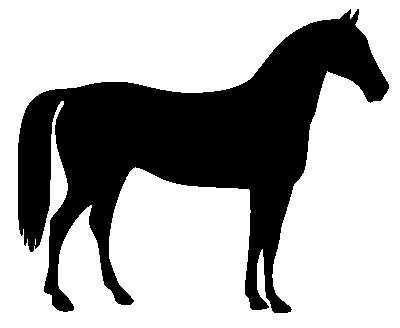
#> input picture skimage.data.horse(), 400 x 328 px
$ python dip_ch12.py   (older library calls are emulated)
#> lines starting #> are read from the running program, lines starting #| are printed output that depends on the picture; after the words box and inside, x2 and y2 are one past the last pixel; in counts of white or black regions, pixels touching at a corner belong together
"""Figures for DIP Chapter 12 - Feature Extraction.

Run:  .venv/bin/python scripts/figures/dip_ch12.py
Writes PNGs to src/assets/dip/ch12/ only. All inputs come from skimage.data
or synthetic arrays.
"""
from pathlib import Path

import matplotlib

matplotlib.use("Agg")
import cv2
import matplotlib.pyplot as plt
import numpy as np
from PIL import Image
from scipy import ndimage as ndi
from skimage import data, feature, measure, morphology, transform, util
from skimage.color import rgb2gray

OUT = Path(__file__).resolve().parents[2] / "src" / "assets" / "dip" / "ch12"
OUT.mkdir(parents=True, exist_ok=True)

plt.rcParams.update({"font.size": 11, "axes.titlesize": 12, "figure.facecolor": "white",
                     "savefig.facecolor": "white"})
DPI = 150


def save(fig, name):
    path = OUT / name
    # keep the final PNG at most ~1600 px wide
    fig.canvas.draw()
    w_in = fig.get_tightbbox(fig.canvas.get_renderer()).width + 0.2
    fig.savefig(path, dpi=min(DPI, 1590 / w_in), bbox_inches="tight")
    if path.stat().st_size > 900_000:  # photo-heavy figures: palette-quantize
        Image.open(path).convert("RGB").quantize(256, dither=Image.Dither.NONE).save(path, optimize=True)
    plt.close(fig)
    print(f"wrote {path} ({path.stat().st_size / 1024:.0f} KB)")


def horse_mask():
    """skimage's horse is black on white; return a True-inside mask."""
    m = ~data.horse()
    m = ndi.binary_fill_holes(m)
    lab = measure.label(m)
    largest = np.argmax(np.bincount(lab.ravel())[1:]) + 1
    return lab == largest


def main_contour(mask):
    cs = measure.find_contours(mask.astype(float), 0.5)
    return max(cs, key=len)  # (N, 2) as (row, col)


# ---------------------------------------------------------------- 1. boundary
def chain_code(mask, step):
    """Resample the boundary on a coarse grid and return grid nodes + Freeman 8-code."""
    small = transform.resize(mask.astype(float), (mask.shape[0] // step, mask.shape[1] // step),
                             order=0, anti_aliasing=False) > 0.5
    small = morphology.remove_small_objects(small, 20)
    small = ndi.binary_fill_holes(small)
    lab = measure.label(small)
    small = lab == (np.argmax(np.bincount(lab.ravel())[1:]) + 1)
    # Moore boundary tracing via OpenCV (CHAIN_APPROX_NONE gives every 8-connected pixel)
    cnts, _ = cv2.findContours(small.astype(np.uint8), cv2.RETR_EXTERNAL, cv2.CHAIN_APPROX_NONE)
    pts = max(cnts, key=len)[:, 0, :]  # (x, y)
    dirs = {(1, 0): 0, (1, -1): 1, (0, -1): 2, (-1, -1): 3, (-1, 0): 4, (-1, 1): 5, (0, 1): 6, (1, 1): 7}
    d = np.diff(np.vstack([pts, pts[:1]]), axis=0)
    code = [dirs[(int(dx), int(dy))] for dx, dy in d]
    return small, pts, code


def fig_boundary():
    mask = horse_mask()
#> in horse_mask, `m = ~data.horse()`: m: shape (328, 400) bool; 33.1% white; 1 white region, box (x1, y1, x2, y2) and area: (18, 9, 389, 313) 43412
#> in horse_mask, `m = ndi.binary_fill_holes(m)`: m: shape (328, 400) bool; 33.1% white; 1 white region, box (x1, y1, x2, y2) and area: (18, 9, 389, 313) 43418
#> in horse_mask, `largest = np.argmax(np.bincount(lab.ravel())[1:]) + 1`: largest = 1
    c = main_contour(mask)
#> in main_contour, `cs = measure.find_contours(mask.astype(float), 0.5)`: cs = 1 point arrays, longest 2645 points
#> c = 2645 pairs, first value 8.5 to 312.5, second value 17.5 to 388.5
    small, pts, code = chain_code(mask, 12)
#> in chain_code, `small = transform.resize(mask.astype(float), (mask.shape[0] // step, m..`: small: shape (27, 33) bool; 32.9% white; 1 white region, box (x1, y1, x2, y2) and area: (1, 1, 32, 26) 293
#> in chain_code, `small = morphology.remove_small_objects(small, 20)`: small: shape (27, 33) bool; 32.5% white; 1 white region, box (x1, y1, x2, y2) and area: (1, 1, 32, 26) 290
#> in chain_code, `small = ndi.binary_fill_holes(small)`: small: shape (27, 33) bool; 34% white; 1 white region, box (x1, y1, x2, y2) and area: (1, 1, 32, 26) 303
#> in chain_code, `lab = measure.label(small)`: lab: shape (27, 33) int32; values 0 (black) and 1 (white), 34% white; 1 white region
#> in chain_code, `cnts, _ = cv2.findContours(small.astype(np.uint8), cv2.RETR_EXTERNAL, ..`: cnts = 1 contour; box (x1, y1, x2, y2) and area: (1, 1, 32, 26) 240
#> in chain_code, `pts = max(cnts, key=len)[:, 0, :]`: pts = 123 pairs, first value 1 to 31, second value 1 to 25
#> in chain_code, `d = np.diff(np.vstack([pts, pts[:1]]), axis=0)`: d = 123 pairs, first value -1 to 1, second value -1 to 1
#> in chain_code, `code = [dirs[(int(dx), int(dy))] for dx, dy in d]`: code = 123 values, max 7 at index 36, min 0 at index 70, mean 3.59
    poly_fine = measure.approximate_polygon(c, tolerance=2.0)
#> poly_fine = 93 pairs, first value 8.5 to 312.5, second value 17.5 to 388.5
    poly_coarse = measure.approximate_polygon(c, tolerance=12.0)
#> poly_coarse = 29 pairs, first value 8.5 to 312.5, second value 17.5 to 388.5
    skel = morphology.skeletonize(mask)
#> skel: shape (328, 400) bool; 0.9% white in thin lines or dots, all inside (x1, y1, x2, y2) = (21, 9, 375, 310)

    fig, ax = plt.subplots(1, 4, figsize=(15, 4.2))
    ax[0].imshow(small, cmap="gray_r", alpha=0.25)
    ax[0].plot(pts[:, 0], pts[:, 1], "-o", ms=2.5, lw=1, color="tab:blue")
    ax[0].set_title(f"8-direction chain code\n(grid 12 px, {len(code)} links)")
    ax[1].plot(c[:, 1], c[:, 0], color="0.7", lw=1, label="boundary")
    ax[1].plot(poly_fine[:, 1], poly_fine[:, 0], "-", color="tab:green", lw=1.2,
               label=f"tol 2 px: {len(poly_fine) - 1} vertices")
    ax[1].plot(poly_coarse[:, 1], poly_coarse[:, 0], "-o", ms=3, color="tab:red", lw=1.5,
               label=f"tol 12 px: {len(poly_coarse) - 1} vertices")
    ax[1].invert_yaxis()
    ax[1].set_aspect("equal")
    ax[1].legend(loc="lower left", fontsize=9)
    ax[1].set_title("Polygonal approximation\n(splitting)")
    ax[2].imshow(mask, cmap="gray_r", alpha=0.25)
    ax[2].imshow(np.ma.masked_where(~ndi.binary_dilation(skel, iterations=1), skel),
                 cmap="autumn", interpolation="nearest")
    ax[2].set_title("Skeleton (medial axis)")
    # signature of the boundary: distance from centroid vs. arc length
    cy, cx = np.array(np.nonzero(mask)).mean(axis=1)
#> cy = 145.3; cx = 187.3
    r = np.hypot(c[:, 0] - cy, c[:, 1] - cx)
#> r = 2645 values, max 218.9 at index 2097, min 38.85 at index 394, mean 143.2
    s = np.linspace(0, 1, len(r))
#> s = 2645 values from 0 to 1
    ax[3].plot(s, r, color="tab:purple")
    ax[3].set_xlabel("normalized arc length")
    ax[3].set_ylabel("distance to centroid (px)")
    ax[3].set_title("Signature r(s)")
    for a in ax[:3]:
        a.set_xticks([]); a.set_yticks([])
    fig.tight_layout()
    save(fig, "boundary-representations.png")


# --------------------------------------------------------- 2. Fourier descr.
def fig_fourier():
    mask = horse_mask()
    c = main_contour(mask)
    # resample to K equally spaced points along the contour
    K = 512
    seg = np.hypot(*np.diff(c, axis=0).T)
#> seg = 2644 values, max 1 at index 0, min 0.707 at index 13, mean 0.87
    t = np.concatenate([[0], np.cumsum(seg)])
#> t = 2645 values from 0 to 2299.6
    tt = np.linspace(0, t[-1], K, endpoint=False)
#> tt = 512 values from 0 to 2295.1
    z = np.interp(tt, t, c[:, 1]) + 1j * np.interp(tt, t, c[:, 0])
    a = np.fft.fft(z)
    ks = [4, 8, 16, 32, 64, K]
    fig, ax = plt.subplots(1, len(ks), figsize=(15, 2.9))
    for axi, P in zip(ax, ks):
        keep = np.zeros_like(a)
        half = P // 2
        keep[:half] = a[:half]
        if half:
            keep[-half:] = a[-half:]
        zr = np.fft.ifft(keep)
        axi.fill(zr.real, zr.imag, color="tab:blue", alpha=0.25)
        axi.plot(np.r_[zr.real, zr.real[:1]], np.r_[zr.imag, zr.imag[:1]], color="tab:blue", lw=1)
        axi.invert_yaxis(); axi.set_aspect("equal"); axi.set_xticks([]); axi.set_yticks([])
        axi.set_title(f"P = {P}" if P < K else f"all {K}")
    fig.suptitle("Boundary rebuilt from the P lowest-frequency Fourier descriptors", y=1.03)
    save(fig, "fourier-descriptors.png")


# ------------------------------------------------------------------ 3. GLCM
def fig_glcm():
    textures = {"brick": data.brick(), "grass": data.grass(), "gravel": data.gravel()}
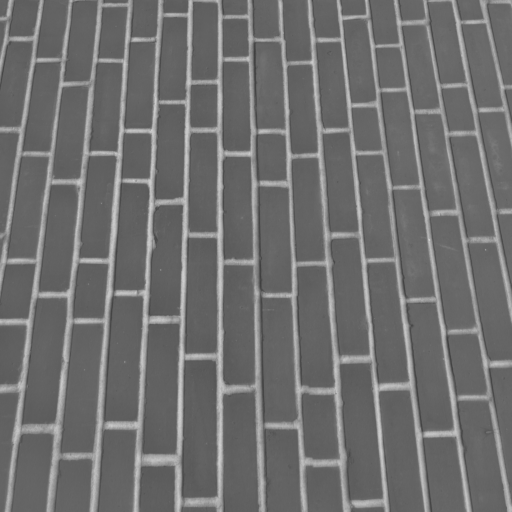
#> input picture skimage.data.brick(), 512 x 512 px
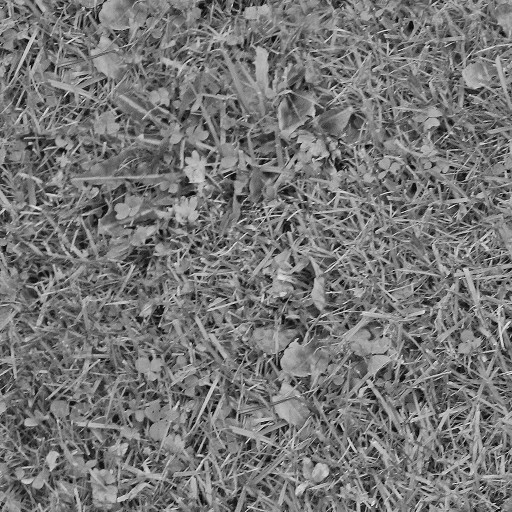
#> input picture skimage.data.grass(), 512 x 512 px
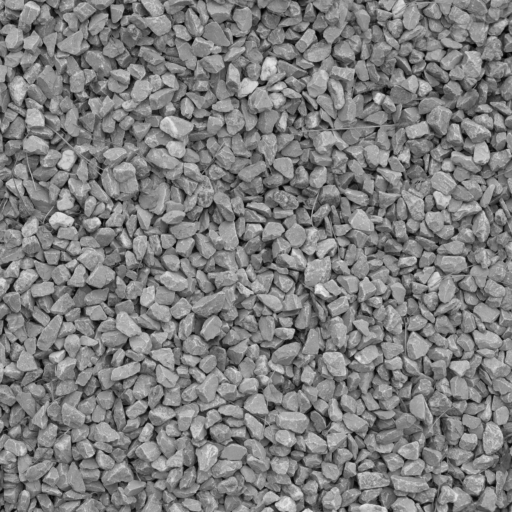
#> input picture skimage.data.gravel(), 512 x 512 px
    props = ["contrast", "homogeneity", "energy", "correlation"]
    fig = plt.figure(figsize=(14, 6.4))
    gs = fig.add_gridspec(2, 4, width_ratios=[1, 1, 1, 1.5])
    vals = {}
    for i, (name, img) in enumerate(textures.items()):
        patch = img[:256, :256]
        q = (patch // 32).astype(np.uint8)  # 8 gray levels
        P = feature.graycomatrix(q, distances=[1], angles=[0, np.pi / 4, np.pi / 2, 3 * np.pi / 4],
                                 levels=8, symmetric=True, normed=True)
        vals[name] = [feature.graycoprops(P, p).mean() for p in props]
        a0 = fig.add_subplot(gs[0, i]); a0.imshow(patch, cmap="gray"); a0.set_title(name)
        a0.axis("off")
        a1 = fig.add_subplot(gs[1, i]); a1.imshow(P[:, :, 0, :].mean(-1), cmap="magma")
        a1.set_title("GLCM (d=1, mean of 4 angles)", fontsize=10)
        a1.set_xlabel("level j"); a1.set_ylabel("level i")
#> this loop made 3 passes
#> after the loop, vals = {'brick': [0.269, 0.883, 0.579, 0.817], 'grass': [0.995, 0.717, 0.288, 0.664], 'gravel': [0.669, 0.772, 0.323, 0.78]}
    ab = fig.add_subplot(gs[:, 3])
    x = np.arange(len(props))
    w = 0.26
    base = np.array(list(vals.values()))
#> base = [[0.269, 0.883, 0.579, 0.817], [0.995, 0.717, 0.288, 0.664], [0.669, 0.772, 0.323, 0.78]]
    norm = base / base.max(axis=0)  # relative scale per property
#> norm = [[0.27, 1, 1, 1], [1, 0.812, 0.497, 0.813], [0.673, 0.875, 0.557, 0.955]]
    for k, name in enumerate(vals):
        ab.bar(x + (k - 1) * w, norm[k], w, label=name)
    ab.set_xticks(x); ab.set_xticklabels(props, rotation=20)
    ab.set_ylabel("value / max over textures")
    ab.set_title("Haralick-style GLCM features")
    ab.legend(loc="upper center", bbox_to_anchor=(0.5, -0.16), ncol=3)
    fig.tight_layout()
    save(fig, "glcm-texture.png")
    for k, v in vals.items():
        print(k, np.round(v, 3))
#> this loop made 3 passes
#| brick [0.269 0.883 0.579 0.817]
#| grass [0.995 0.717 0.288 0.664]
#| gravel [0.669 0.772 0.323 0.78 ]


# ------------------------------------------------------------------- 4. PCA
def fig_pca():
    mask = horse_mask()
    rot = transform.rotate(mask.astype(float), 35, resize=True, order=0) > 0.5
#> rot: shape (498, 515) bool; 16.9% white; 1 white region, box (x1, y1, x2, y2) and area: (83, 31, 417, 450) 43423
    ys, xs = np.nonzero(rot)
    X = np.stack([xs, ys], 1).astype(float)
#> X = 43423 pairs, first value 83 to 416, second value 31 to 449
    m = X.mean(0)
#> m = [236.8, 240.5]
    C = np.cov((X - m).T)
#> C = [[5725.9, -3773.8], [-3773.8, 8232.2]]
    evals, evecs = np.linalg.eigh(C)
#> evals = [3002.7, 10955.5]; evecs = [[-0.811, -0.585], [-0.585, 0.811]]
    order = np.argsort(evals)[::-1]
#> order = [1, 0]
    evals, evecs = evals[order], evecs[:, order]
#> evals = [10955.5, 3002.7]; evecs = [[-0.585, -0.811], [0.811, -0.585]]
    Y = (X - m) @ evecs  # Hotelling transform
#> Y = 43423 pairs, first value -209.8 to 186.7, second value -190.2 to 98.12
    fig, ax = plt.subplots(1, 2, figsize=(11, 4.4))
    ax[0].imshow(rot, cmap="gray_r", alpha=0.35)
    for v, l, col in zip(evecs.T, evals, ["tab:red", "tab:blue"]):
        L = 2 * np.sqrt(l)
        ax[0].annotate("", xy=m + L * v, xytext=m,
                       arrowprops=dict(arrowstyle="->", lw=2.5, color=col))
#> this loop made 2 passes
#> (v, l, col, L) on passes 1 to 2: ([-0.585, 0.811], 10955.5, 'tab:red', 209.3), ([-0.811, -0.585], 3002.7, 'tab:blue', 109.6)
    ax[0].set_title("Rotated object + eigenvectors of\npixel-coordinate covariance")
    ax[0].axis("off")
    ax[1].scatter(Y[::7, 0], Y[::7, 1], s=1, color="0.3")
    ax[1].axhline(0, color="tab:blue", lw=1); ax[1].axvline(0, color="tab:red", lw=1)
    ax[1].set_aspect("equal"); ax[1].invert_yaxis()
    ax[1].set_xlabel("1st principal axis"); ax[1].set_ylabel("2nd principal axis")
    ax[1].set_title("After y = A(x - m): centered and axis-aligned")
    fig.tight_layout()
    save(fig, "pca-alignment.png")


# ---------------------------------------------------------------- 5. Harris
def fig_harris():
    img = util.img_as_float(data.camera())[40:440, 60:460]
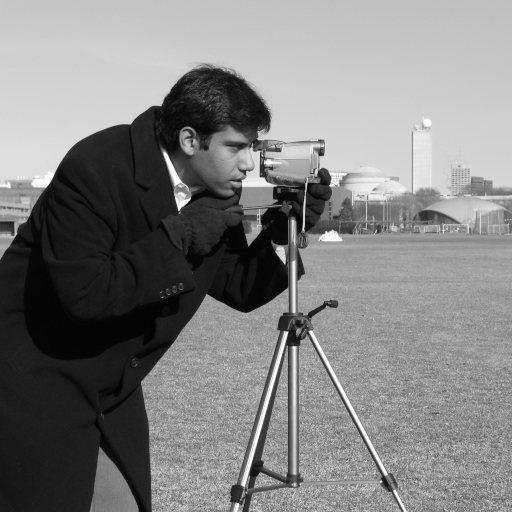
#> input picture skimage.data.camera(), 512 x 512 px
    R = feature.corner_harris(img, method="k", k=0.05, sigma=1.5)
    b = 8  # ignore the artificial response along the crop border
    R[:b, :] = R[-b:, :] = 0
#> R: shape (400, 400) float64; min -2, max 3.25, mean -0.00284
    R[:, :b] = R[:, -b:] = 0
#> R: shape (400, 400) float64; min -2, max 3.25, mean -0.00157
    pk = feature.corner_peaks(R, min_distance=7, threshold_rel=0.02)
#> pk = 61 pairs, first value 34 to 358, second value 70 to 383
    fig, ax = plt.subplots(1, 3, figsize=(15, 5))
    ax[0].imshow(img, cmap="gray"); ax[0].set_title("Input (camera)")
    lim = np.percentile(np.abs(R), 99.5)
#> lim = 0.465
    im = ax[1].imshow(R, cmap="coolwarm", vmin=-lim, vmax=lim)
    ax[1].set_title("Harris response R\n(red: corner, blue: edge)")
    fig.colorbar(im, ax=ax[1], fraction=0.046)
    ax[2].imshow(img, cmap="gray")
    ax[2].plot(pk[:, 1], pk[:, 0], "o", mfc="none", mec="yellow", ms=6, mew=1.5)
    ax[2].set_title(f"{len(pk)} corners after non-max suppression")
    for a in ax:
        a.axis("off")
    fig.tight_layout()
    save(fig, "harris-corners.png")


# ------------------------------------------------------------------ 6. MSER
def fig_mser():
    img = data.page()
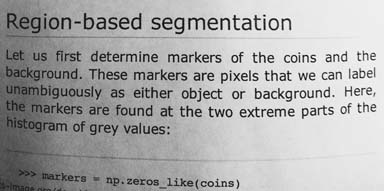
#> input picture skimage.data.page(), 384 x 191 px
#> img is the input picture: shape (191, 384); min 0, max 255, mean 171.5
    mser = cv2.MSER_create(delta=5, min_area=10, max_area=800, max_variation=0.5)
    regions, boxes = mser.detectRegions(img)
#> regions = 1679 items; boxes = 1679 rows, first 6: [7, 14, 9, 14], [7, 14, 9, 14], [7, 13, 11, 16], [7, 13, 11, 16], [7, 13, 11, 16], [7, 13, 11, 16]
    rgb = np.dstack([img] * 3).astype(float) / 255
    over = rgb.copy()
    rng = np.random.default_rng(0)
    for r in regions:
        over[r[:, 1], r[:, 0]] = rng.uniform(0.1, 0.9, 3)
#> over: shape (191, 384, 3) float64; mean of channels 0, 1, 2 0.689, 0.695, 0.687
    fig, ax = plt.subplots(2, 1, figsize=(10, 6.2))
    ax[0].imshow(img, cmap="gray"); ax[0].set_title("Input (page)")
    ax[1].imshow(0.35 * rgb + 0.65 * over); ax[1].set_title(f"{len(regions)} MSER regions (delta = 5, area 10-800 px)")
    for a in ax:
        a.axis("off")
    fig.tight_layout()
    save(fig, "mser-regions.png")


# ------------------------------------------------------------- 7. DoG scale
def fig_dog():
    img = util.img_as_float(rgb2gray(data.astronaut()))[30:330, 120:420]
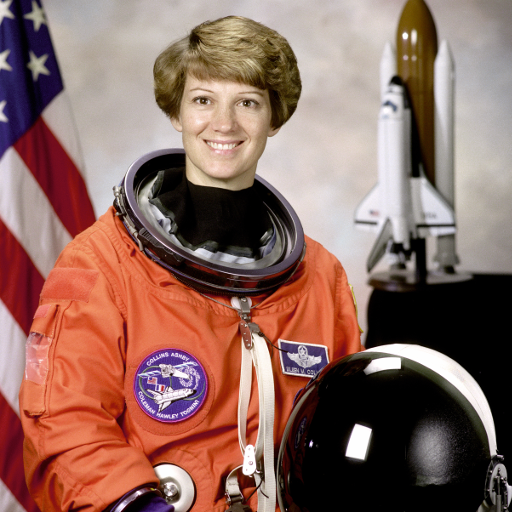
#> input picture skimage.data.astronaut(), 512 x 512 px
#> img: shape (300, 300) float64
    sig0, kf = 1.6, 2 ** (1 / 3)
    sig = [sig0 * kf ** i for i in range(5)]
    L = [ndi.gaussian_filter(img, s) for s in sig]
#> L = 5 items
    D = [L[i + 1] - L[i] for i in range(4)]
#> D = 4 items
    fig, ax = plt.subplots(2, 4, figsize=(10.5, 5.6))
    for i in range(4):
        ax[0, i].imshow(L[i], cmap="gray"); ax[0, i].set_title(f"L, sigma = {sig[i]:.2f}")
        lim = np.abs(D[i]).max()
        ax[1, i].imshow(D[i], cmap="coolwarm", vmin=-lim, vmax=lim)
        ax[1, i].set_title(f"DoG = L({sig[i + 1]:.2f}) - L({sig[i]:.2f})", fontsize=10)
#> this loop made 4 passes
#> lim on passes 1 to 4: 0.0824, 0.0891, 0.0777, 0.0849
    for a in ax.ravel():
        a.axis("off")
    fig.suptitle("One octave of the SIFT scale space: Gaussians (top) and their differences (bottom)")
    fig.tight_layout()
    save(fig, "sift-scale-space.png")


# ---------------------------------------------------------- 8. SIFT matches
def fig_sift():
    img1 = rgb2gray(data.astronaut())
    tf = transform.AffineTransform(scale=0.7, rotation=np.deg2rad(25), translation=(140, -60))
    img2 = transform.warp(img1, tf.inverse, output_shape=img1.shape)
    img2 = np.clip(0.8 * img2 + 0.1, 0, 1)  # also change brightness / contrast
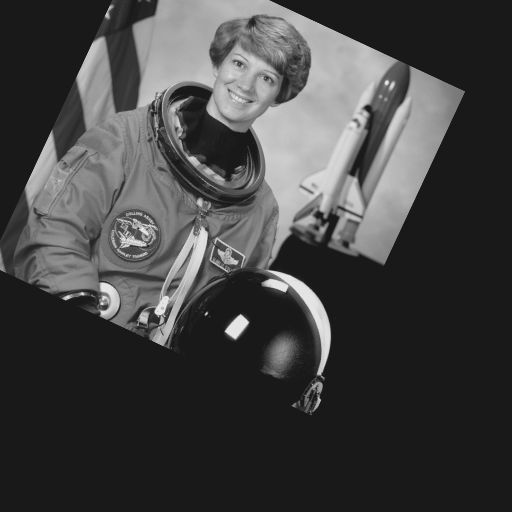
#> img2: shape (512, 512) float64; min 0.1, max 0.9, mean 0.266
    det = feature.SIFT()
    det.detect_and_extract(img1); k1, d1 = det.keypoints, det.descriptors
    s1, o1 = det.sigmas, det.orientations
    det.detect_and_extract(img2); k2, d2 = det.keypoints, det.descriptors
    m = feature.match_descriptors(d1, d2, max_ratio=0.6, cross_check=True)
    print("SIFT keypoints:", len(k1), len(k2), "matches:", len(m))
    # check geometric correctness against the known transform
    p1 = k1[m[:, 0]][:, ::-1]; p2 = k2[m[:, 1]][:, ::-1]
    err = np.hypot(*(tf(p1) - p2).T)
#> err = 484 values, max 3.37 at index 417, min 0.0219 at index 294, mean 0.541
    good = err < 3
    print("matches within 3 px of ground truth:", good.sum())
#| matches within 3 px of ground truth: 483
    fig, ax = plt.subplots(1, 2, figsize=(15, 6.2), gridspec_kw={"width_ratios": [1, 2]})
    ax[0].imshow(img1, cmap="gray")
    sel = np.argsort(s1)[::-1][:60]
#> sel = 60 values, max 1233 at index 4, min 993 at index 26, mean 1054.2
    for (r, c), s, o in zip(k1[sel], s1[sel], o1[sel]):
        ax[0].add_patch(plt.Circle((c, r), 3 * s, fill=False, ec="yellow", lw=1))
        ax[0].plot([c, c + 3 * s * np.cos(o)], [r, r + 3 * s * np.sin(o)], color="yellow", lw=1)
#> this loop made 60 passes
#> (r, c, s, o) on passes 1 to 12: (196, 344, 42.89, 2.29), (227, 226, 40.06, 2.37), (134, 109, 30.74, 1.83), (266, 93, 28.7, -1.13), (265, 87, 27.09, -1.11), (265, 87, 27.09, 1.98), (152, 107, 24.59, 1.95), (393, 338, 22.7, -2.07), (212, 252, 22.16, 2.4), (452, 307, 21.73, -1.7), (165, 288, 21.24, 2.33), (309, 400, 20.76, -2.26)
    ax[0].set_title("60 largest-scale SIFT keypoints\n(circle = scale, line = orientation)")
    ax[0].axis("off")
    show = np.arange(len(m))[::max(1, len(m) // 80)]
#> show = 81 values from 0 to 480
#> (the run stopped early here; a loop or call above may not have finished)
